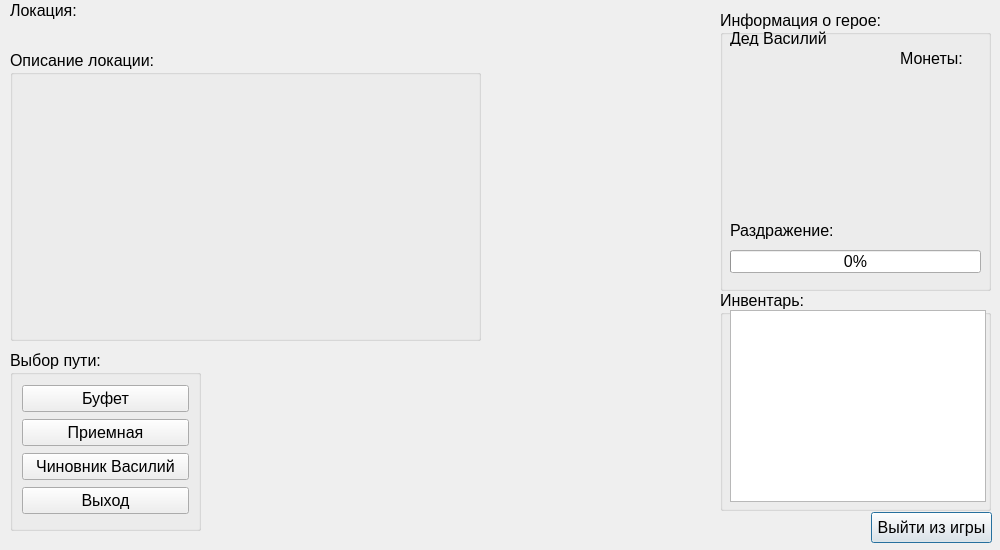
<?xml version="1.0" encoding="UTF-8"?>
<ui version="4.0">
 <class>GameMainWindow</class>
 <widget class="QDialog" name="GameMainWindow">
  <property name="geometry">
   <rect>
    <x>0</x>
    <y>0</y>
    <width>1000</width>
    <height>550</height>
   </rect>
  </property>
  <property name="minimumSize">
   <size>
    <width>1000</width>
    <height>550</height>
   </size>
  </property>
  <property name="maximumSize">
   <size>
    <width>1000</width>
    <height>550</height>
   </size>
  </property>
  <property name="windowTitle">
   <string>Dialog</string>
  </property>
  <property name="modal">
   <bool>true</bool>
  </property>
  <widget class="QPushButton" name="quit">
   <property name="geometry">
    <rect>
     <x>871</x>
     <y>512</y>
     <width>121</width>
     <height>31</height>
    </rect>
   </property>
   <property name="sizePolicy">
    <sizepolicy hsizetype="Minimum" vsizetype="Minimum">
     <horstretch>0</horstretch>
     <verstretch>0</verstretch>
    </sizepolicy>
   </property>
   <property name="minimumSize">
    <size>
     <width>15</width>
     <height>5</height>
    </size>
   </property>
   <property name="font">
    <font>
     <pointsize>12</pointsize>
    </font>
   </property>
   <property name="text">
    <string>Выйти из игры</string>
   </property>
  </widget>
  <widget class="QGroupBox" name="Ways">
   <property name="geometry">
    <rect>
     <x>10</x>
     <y>350</y>
     <width>191</width>
     <height>181</height>
    </rect>
   </property>
   <property name="font">
    <font>
     <pointsize>12</pointsize>
    </font>
   </property>
   <property name="title">
    <string>Выбор пути:</string>
   </property>
   <layout class="QVBoxLayout" name="verticalLayout">
    <item>
     <widget class="QPushButton" name="Room1">
      <property name="sizePolicy">
       <sizepolicy hsizetype="Minimum" vsizetype="Fixed">
        <horstretch>0</horstretch>
        <verstretch>0</verstretch>
       </sizepolicy>
      </property>
      <property name="text">
       <string>Буфет</string>
      </property>
     </widget>
    </item>
    <item>
     <widget class="QPushButton" name="Room2">
      <property name="sizePolicy">
       <sizepolicy hsizetype="Minimum" vsizetype="Fixed">
        <horstretch>0</horstretch>
        <verstretch>0</verstretch>
       </sizepolicy>
      </property>
      <property name="text">
       <string>Приемная</string>
      </property>
     </widget>
    </item>
    <item>
     <widget class="QPushButton" name="Room2_2">
      <property name="text">
       <string>Чиновник Василий</string>
      </property>
     </widget>
    </item>
    <item>
     <widget class="QPushButton" name="Room4">
      <property name="text">
       <string>Выход</string>
      </property>
     </widget>
    </item>
   </layout>
  </widget>
  <widget class="QLabel" name="Location">
   <property name="geometry">
    <rect>
     <x>10</x>
     <y>0</y>
     <width>111</width>
     <height>21</height>
    </rect>
   </property>
   <property name="font">
    <font>
     <pointsize>12</pointsize>
    </font>
   </property>
   <property name="text">
    <string>Локация:</string>
   </property>
  </widget>
  <widget class="QGroupBox" name="HeroStats">
   <property name="geometry">
    <rect>
     <x>720</x>
     <y>10</y>
     <width>271</width>
     <height>281</height>
    </rect>
   </property>
   <property name="font">
    <font>
     <pointsize>12</pointsize>
    </font>
   </property>
   <property name="title">
    <string>Информация о герое:</string>
   </property>
   <widget class="QLabel" name="HeroName">
    <property name="geometry">
     <rect>
      <x>10</x>
      <y>20</y>
      <width>131</width>
      <height>16</height>
     </rect>
    </property>
    <property name="text">
     <string>Дед Василий</string>
    </property>
   </widget>
   <widget class="QLabel" name="Rage">
    <property name="geometry">
     <rect>
      <x>10</x>
      <y>210</y>
      <width>111</width>
      <height>21</height>
     </rect>
    </property>
    <property name="text">
     <string>Раздражение:</string>
    </property>
   </widget>
   <widget class="QProgressBar" name="Rage_status">
    <property name="geometry">
     <rect>
      <x>10</x>
      <y>240</y>
      <width>251</width>
      <height>23</height>
     </rect>
    </property>
    <property name="value">
     <number>0</number>
    </property>
   </widget>
   <widget class="QLabel" name="HeroImage">
    <property name="geometry">
     <rect>
      <x>10</x>
      <y>40</y>
      <width>151</width>
      <height>171</height>
     </rect>
    </property>
    <property name="text">
     <string/>
    </property>
    <property name="pixmap">
     <pixmap>Hero.jpg</pixmap>
    </property>
   </widget>
   <widget class="QLabel" name="MoneyTag">
    <property name="geometry">
     <rect>
      <x>180</x>
      <y>40</y>
      <width>71</width>
      <height>16</height>
     </rect>
    </property>
    <property name="text">
     <string>Монеты:</string>
    </property>
   </widget>
   <widget class="QLabel" name="MoneyImage">
    <property name="geometry">
     <rect>
      <x>180</x>
      <y>110</y>
      <width>71</width>
      <height>71</height>
     </rect>
    </property>
    <property name="text">
     <string/>
    </property>
    <property name="pixmap">
     <pixmap>Coin.jpg</pixmap>
    </property>
   </widget>
   <widget class="QLabel" name="MoneyAmount">
    <property name="geometry">
     <rect>
      <x>180</x>
      <y>70</y>
      <width>81</width>
      <height>16</height>
     </rect>
    </property>
    <property name="text">
     <string/>
    </property>
   </widget>
  </widget>
  <widget class="QLabel" name="LocationName">
   <property name="geometry">
    <rect>
     <x>10</x>
     <y>20</y>
     <width>121</width>
     <height>21</height>
    </rect>
   </property>
   <property name="font">
    <font>
     <pointsize>12</pointsize>
    </font>
   </property>
   <property name="text">
    <string/>
   </property>
  </widget>
  <widget class="QGroupBox" name="Inventory">
   <property name="geometry">
    <rect>
     <x>720</x>
     <y>290</y>
     <width>271</width>
     <height>221</height>
    </rect>
   </property>
   <property name="font">
    <font>
     <pointsize>12</pointsize>
    </font>
   </property>
   <property name="title">
    <string>Инвентарь:</string>
   </property>
   <widget class="QListWidget" name="InventoryList">
    <property name="geometry">
     <rect>
      <x>10</x>
      <y>20</y>
      <width>256</width>
      <height>192</height>
     </rect>
    </property>
    <property name="font">
     <font>
      <pointsize>11</pointsize>
     </font>
    </property>
   </widget>
  </widget>
  <widget class="QGroupBox" name="CurrentLocation">
   <property name="geometry">
    <rect>
     <x>10</x>
     <y>50</y>
     <width>471</width>
     <height>291</height>
    </rect>
   </property>
   <property name="font">
    <font>
     <pointsize>12</pointsize>
    </font>
   </property>
   <property name="title">
    <string>Описание локации:</string>
   </property>
   <widget class="QWidget" name="horizontalLayoutWidget">
    <property name="geometry">
     <rect>
      <x>0</x>
      <y>20</y>
      <width>471</width>
      <height>271</height>
     </rect>
    </property>
    <layout class="QHBoxLayout" name="horizontalLayout">
     <item>
      <widget class="QLabel" name="LocationDiscription">
       <property name="text">
        <string/>
       </property>
      </widget>
     </item>
     <item>
      <widget class="QLabel" name="BossDescription">
       <property name="text">
        <string/>
       </property>
      </widget>
     </item>
    </layout>
   </widget>
  </widget>
 </widget>
 <resources/>
 <connections/>
</ui>
